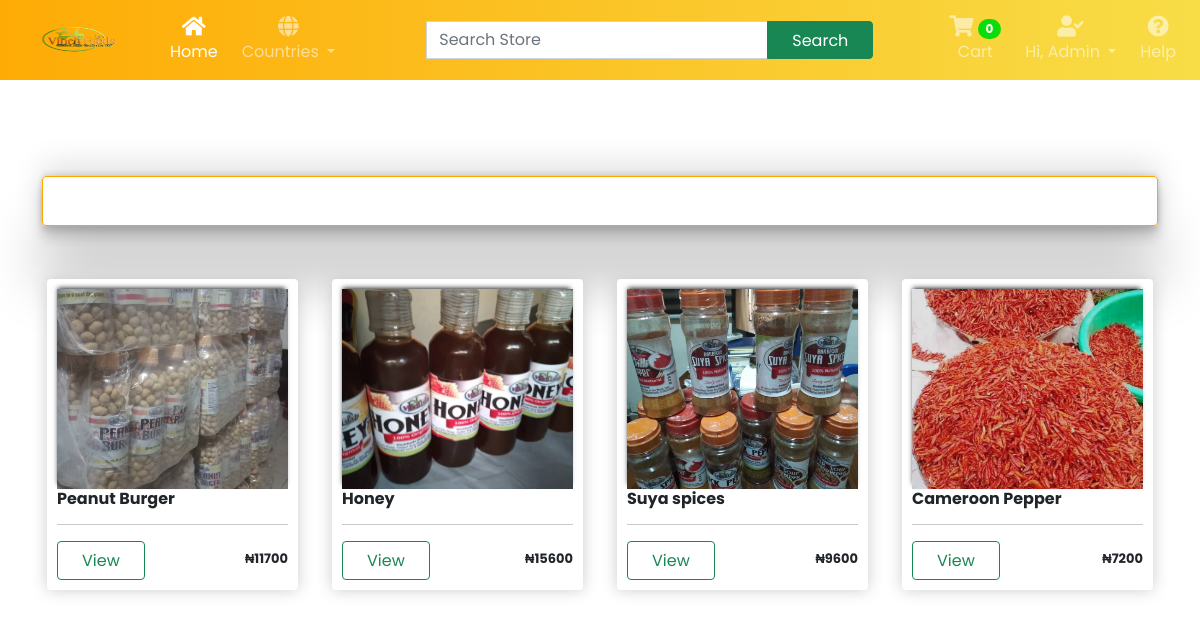
The app's page /category/vinch_specials/ (signed in) with its own data.
### account/models.py (models this page shows)
class NewUser(AbstractBaseUser, PermissionsMixin):
    STATUS = (
        ('M', 'M'),
        ('F', 'F'),
    )
    email = models.EmailField(_("Email Adress"), unique=True)
    first_name = models.CharField(max_length=150)
    last_name = models.CharField(max_length=150)
    middle_name = models.CharField(max_length=150)
    gender = models.CharField(max_length=10, choices=STATUS, null=True)
    phone_number = models.CharField(max_length=17, blank=True, null=True)
    joined_date = models.DateTimeField(default=timezone.now)
    is_staff = models.BooleanField(default = False)
    is_active = models.BooleanField(default=False)
    objects = CustomAccountManager()
    USERNAME_FIELD = "email"
    REQUIRED_FIELDS = ['first_name', 'last_name', 'middle_name', 'gender', 'phone_number']
    def __str__(self):
        return self.last_name

### store/models.py (models this page shows, shortened)
class Product(models.Model):
    name = models.CharField(max_length=200)
    category = models.ForeignKey(Category, related_name='product_category', on_delete=models.CASCADE, null=True)
    slug = models.SlugField(max_length=255, unique=True, null=True)
    description = models.TextField(blank=True)
    in_stock = models.BooleanField(default=True)
    price = models.IntegerField()
    image = models.ImageField(null=True, blank=True)
    def get_absolute_url(self):
        return reverse('store:product_detail', args=[self.slug])

### store/views.py (the view)
# urls.py: path('category/<slug:category_slug>/', views.categoryview, name='category_detail'),
def categoryview(request, category_slug):
    category = get_object_or_404(Category, slug=category_slug)
    product_category = Product.objects.filter(category=category)
    return render(request, 'store/categoryview.html', {'product_category': product_category})

### account/context_processors.py (called while the page is built)
def users(request):
    if request.user.is_authenticated:
        username = NewUser.objects.get(last_name=request.user)
        last_name = username.last_name
    else:
        last_name = "Account"
        pass
    return {'last_name': last_name}

### store/context_processors.py (called while the page is built, shortened)
def total_cart_items(request):
    if request.user.is_authenticated:
        customer = request.user.customer
        order, created = Order.objects.get_or_create(customer=customer, complete=False)
        items = order.orderitem_set.all()
        if order:
            orderitems = OrderItem.objects.filter(order=order)
            qty = sum([item.quantity for item in orderitems])
            cart_total = sum([item.get_total for item in orderitems])
        else:
            qty = 0
            cart_total = 0
    return {'qty': qty, 'cart_total': cart_total, 'items': items}

### templates/store/categoryview.html (shortened to what this page needs)
{% extends 'main.html' %}
{% load static %}
{% block content %}
<section id="vinch-container" class="container d-flex align align-items-center justify-content-center my-5">
    <div class="w-100">
      <h1 class="h1-vinch-special text-center fw-bold my-5">{{vinchs.category}}</h1>
      <div class="row">
        {% for vinchs in product_category %}
          <div id="col" class="col-md-3 col-6">
            <div class="box-element prdouct">
              <img src="{{vinchs.image.url}}" style="object-fit: cover;" class="thumbnail" alt="...">
              <h6><strong>{{vinchs.name}}</strong></h6>
              <hr>
              <a class="btn btn-outline-success" href="{{vinchs.get_absolute_url}}">View</a>
              <h4>&#8358;{{vinchs.price}}</h4>
            </div>
          </div>
        {% endfor %}
      </div>
    </div>
   </section>
{% endblock content %}

### templates/main.html (shortened to what this page needs)
{% load static %}
{% load humanize %}
<!DOCTYPE html>
<html lang="en">
<head>
    <link href="https://cdn.jsdelivr.net/npm/bootstrap@5.0.2/dist/css/bootstrap.min.css" rel="stylesheet">
    <link rel="stylesheet" href="https://cdnjs.cloudflare.com/ajax/libs/OwlCarousel2/2.3.4/assets/owl.carousel.min.css">
    <link rel="stylesheet" href="https://cdnjs.cloudflare.com/ajax/libs/OwlCarousel2/2.3.4/assets/owl.theme.default.min.css" />
    <link href="https://cdnjs.cloudflare.com/ajax/libs/font-awesome/5.15.4/css/all.min.css" rel="stylesheet">
    <link rel="stylesheet" href="{% static 'styles/main.css' %}">
    <link rel="stylesheet" href="{% static 'styles/store/store.css' %}">
    <link rel="stylesheet" href="{% static 'styles/store/cart.css' %}">
    <link rel="stylesheet" href="{% static 'styles/store/checkout.css' %}">
    <link rel="stylesheet" href="{% static 'styles/store/productview.css' %}">
</head>
<body>
<nav class="navbar navbar-expand-lg navbar-dark gradient-custom">
    <div class="container-fluid">
      <a class="navbar-brand" href="#"><img id="logoimg" src="{% static 'images/vinchlogo.png' %}" alt=""></a>
      <div class="collapse navbar-collapse" id="navbarSupportedContent">
        <ul class="navbar-nav me-auto d-flex flex-row mt-3 mt-lg-0">
          <li class="nav-item text-center mx-2 mx-lg-1">
            <a class="nav-link active" aria-current="page" href="{% url 'store:home' %}">
              <div>
                <i class="fas fa-home fa-lg mb-1"></i>
              </div>
              Home
            </a>
          </li>
          <li class="nav-item dropdown text-center mx-2 mx-lg-1">
            <a class="nav-link dropdown-toggle" href="#" id="navbarDropdown" role="button" data-bs-toggle="dropdown" aria-haspopup="true" aria-expanded="false">
              <div>
                <i id='icon' class="fas fa-globe fa-lg mb-1"></i>
              </div>
              Countries
            </a>
          </li>
        </ul>
        <form class="d-flex input-group w-auto ms-lg-3 my-3 my-lg-0">
            <input type="search" class="form-control" placeholder="Search Store" aria-label="Search" />
            <button class="btn btn-outline-white btn-success" type="button" data-mdb-ripple-color="dark">
              Search
            </button>
          </form>
        <ul class="navbar-nav ms-auto d-flex flex-row mt-3 mt-lg-0">
          <li class="nav-item text-center mx-2 mx-lg-1">
            <a class="nav-link" href="{% url 'store:cart' %}">
              <div>
                <i id='icon' class="fa fa-shopping-cart fa-lg mb-1"></i>
                <span class="badge rounded-pill badge-notification cart-qty" id="badge">{{qty}}</span>
              </div>
              Cart
            </a>
          </li>
          {% if user.is_authenticated %}
            <li class="nav-item dropdown text-center mx-2 mx-lg-1">
              <a class="nav-link dropdown-toggle" href="#" id="navbarDropdown" role="button" data-bs-toggle="dropdown" aria-expanded="false">
                <div>
                  <i id='icon' class="fa fa-user-check fa-lg mb-1"></i>
                 </div>
                 Hi, {{last_name}}
              </a>
            </li>
          {% endif %}
          <li class="nav-item text-center mx-2 mx-lg-1">
            <a class="nav-link" href="{% url 'store:cart' %}">
              <div>
                <i id='icon' class="fa fa-question-circle fa-lg mb-1"></i>
              </div>
              Help
            </a>
          </li>
        </ul>
      </div>
    </div>
</nav>
    <div class="w-100 ">
      {% block content %}{% endblock content %}
    </div>
</body>
</html>

### static/styles/main.css (style rules this page uses)
.btn { padding: .45rem 1.5rem .35rem; }
#logoimg { width: 130px; height: 50px; }
#badge { background: #0add08; }
.gradient-custom { background: orange; background: -webkit-linear-gradient(to right, rgb(254, 171, 5), rgb(248, 221, 71)); background: linear-gradient(to right, rgb(254, 171, 5), rgb(248, 221, 71)) }
::placeholder { color: white; opacity: 1; }

### static/styles/store/store.css (style rules this page uses)
* { font-family: 'Poppins', sans-serif; }
.h1-vinch-special { height: 50px; margin-top: 2px; padding-top: 10px; font-size: 25px; border: 1px solid orange; border-radius: 4px 4px; box-shadow: rgba(0, 0, 0, 0.25) 0px 54px 55px, rgba(0, 0, 0, 0.12) 0px -12px 30px, rgba(0, 0, 0, 0.12) 0px 4px 6px, rgba(0, 0, 0, 0.17) 0px 12px 13px, rgba(0, 0, 0, 0.09) 0px -3px 5px; }
.box-element { box-shadow: hsl(0, 0%, 80%) 0 0 16px; background-color: #fff; border-radius: 4px; padding: 10px; margin: 5px; }
.box-element h4 { display: inline-block; float: right; font-weight: bold; font-size: 13px; margin-top: 10px; }
.thumbnail { width: 100%; height: 200px; -webkit-box-shadow: -1px -3px 5px -2px; -moz-box-shadow: -1px -3px 5px -2px rgba; box-shadow: -1px -3px 5px -2px rgba(21) }

### records on screen
NewUser: last_name "Admin"
Product: image (picture), name "Peanut Burger", price "11700"
Product: image (picture), name "Honey", price "15600"
Product: image (picture), name "Suya spices", price "9600"
Product: image (picture), name "Cameroon Pepper", price "7200"

### other values on screen
{{ qty }} "0"
